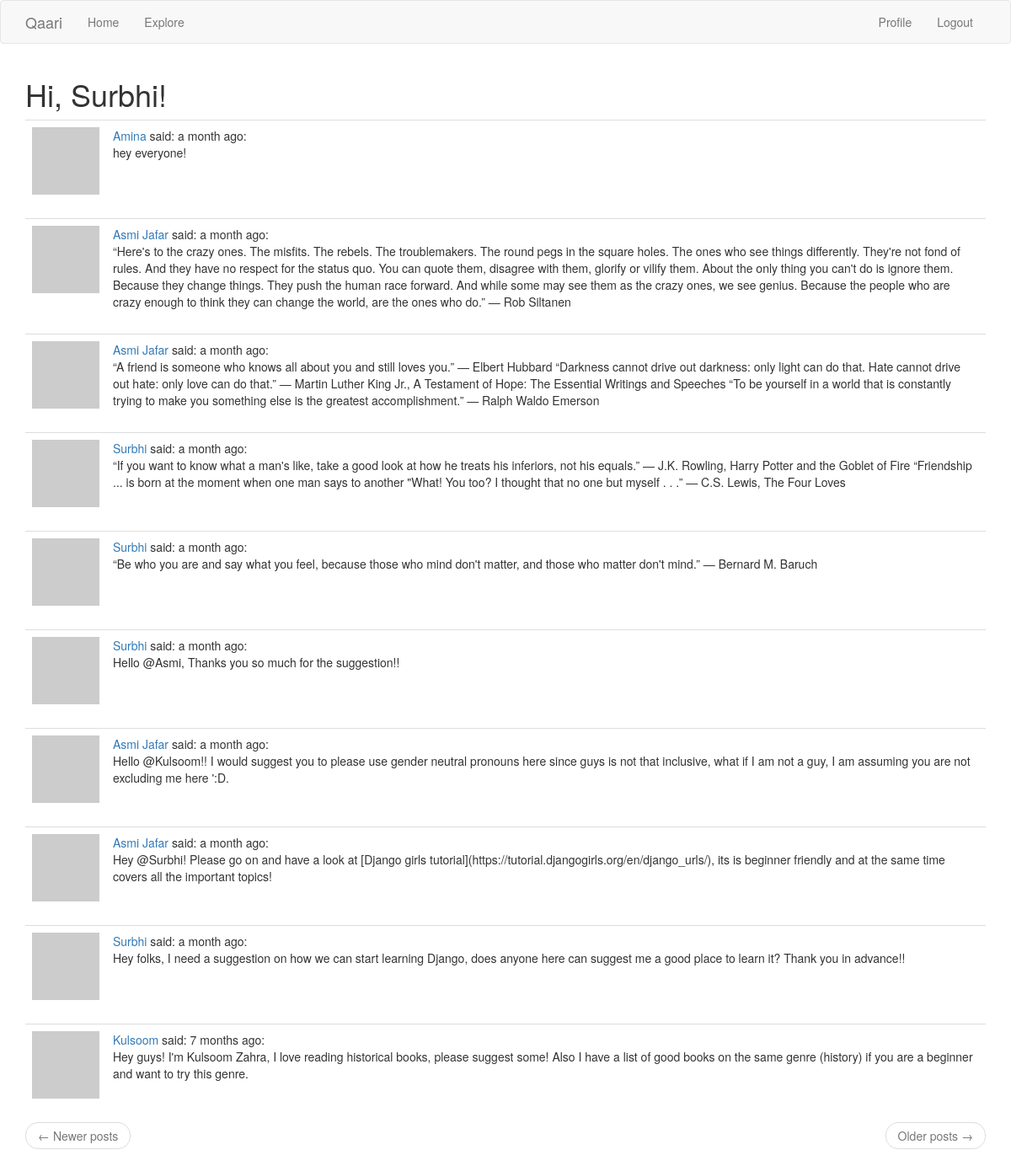
The page /explore (signed in) on the database its author committed.
### app/models.py (models this page shows, shortened)
class User(UserMixin, db.Model):
    id = db.Column(db.Integer, primary_key=True)
    username = db.Column(db.String(64), index=True, unique=True)
    email = db.Column(db.String(120), index=True, unique=True)
    password_hash = db.Column(db.String(128))
    about_me = db.Column(db.String(140))
    last_seem = db.Column(db.DateTime, default=datetime.utcnow)
    posts = db.relationship('Post', backref='author', lazy='dynamic')
    followed = db.relationship(
        'User', secondary=followers,
        primaryjoin=(followers.c.follower_id == id),
        secondaryjoin=(followers.c.followed_id == id),
        backref=db.backref('followers', lazy='dynamic'), lazy='dynamic')
    def avatar(self, size):
        digest = md5(self.email.lower().encode('utf-8')).hexdigest()
        return 'https://www.gravatar.com/avatar/{}?d=identicon&s={}'.format(
            digest, size)

class Post(db.Model):
    id = db.Column(db.Integer, primary_key=True)
    body = db.Column(db.String(140))
    timestamp = db.Column(db.DateTime, index=True, default=datetime.utcnow)
    user_id = db.Column(db.Integer, db.ForeignKey('user.id'))

### app/main/routes.py (the view)
@bp.route('/explore')
@login_required
def explore():
    page = request.args.get('page', 1, type=int)
    posts = Post.query.order_by(Post.timestamp.desc()).paginate(
        page, current_app.config['POSTS_PER_PAGE'], False)
    next_url = url_for('main.explore', page=posts.next_num) \
        if posts.has_next else None
    prev_url = url_for('main.explore', page=posts.prev_num) \
        if posts.has_prev else None
    return render_template('index.html', title=('Explore'),
                           posts=posts.items, next_url=next_url,
                           prev_url=prev_url)

### app/main/routes.py (called while the page is built)
@bp.before_app_request
def before_request():
    if current_user.is_authenticated:
        current_user.last_seen = datetime.utcnow()
        db.session.commit()

### app/models.py (called while the page is built)
@login.user_loader
def load_user(id):
    return User.query.get(int(id))

### app/templates/index.html (shortened to what this page needs)
{% extends "base.html" %}
{% import 'bootstrap/wtf.html' as wtf %}
{% block app_content %}
    <h1>Hi, {{ current_user.username }}!</h1>
    {% for post in posts %}
        {% include '_post.html' %}
    {% endfor %}
    <nav aria-label="...">
        <ul class="pager">
            <li class="previous{% if not prev_url %} disabled{% endif %}">
                <a href="{{ prev_url or '#' }}">
                    <span aria-hidden="true">&larr;</span> Newer posts
                </a>
            </li>
            <li class="next{% if not next_url %} disabled{% endif %}">
                <a href="{{ next_url or '#' }}">
                    Older posts <span aria-hidden="true">&rarr;</span>
                </a>
            </li>
        </ul>
    </nav>
{% endblock %}

### app/templates/_post.html
    <table class="table table-hover">
        <tr>
            <td width="70px">
                <a href="{{ url_for('main.user', username=post.author.username) }}">
                    <img src="{{ post.author.avatar(70) }}" />
                </a>
            </td>
            <td>
                <a href="{{ url_for('main.user', username=post.author.username) }}">
                    {{ post.author.username }}
                </a>
                said: {{ moment(post.timestamp).fromNow() }}:
                <br>
                <span id="post{{ post.id }}">{{ post.body }}</span>
            </td>
        </tr>
    </table>

### rows shown on the page
User: username "Surbhi"
Post: author.username "Amina", timestamp "a month ago", body "hey everyone!"
Post: author.username "Asmi Jafar", timestamp "a month ago", body "“Here's to the crazy ones. The misfits. The rebels. The troublemakers. The round pegs in the square holes. The ones who see things differently. They're not fond of rules. And they have no respect for the status quo. You can quote them, disagree with them, glorify or vilify them. About the only thing you can't do is ignore them. Because they change things. They push the human race forward. And while some may see them as the crazy ones, we see genius. Because the people who are crazy enough to think they can change the world, are the ones who do.” ― Rob Siltanen"
Post: author.username "Asmi Jafar", timestamp "a month ago", body "“A friend is someone who knows all about you and still loves you.” ― Elbert Hubbard “Darkness cannot drive out darkness: only light can do that. Hate cannot drive out hate: only love can do that.” ― Martin Luther King Jr., A Testament of Hope: The Essential Writings and Speeches “To be yourself in a world that is constantly trying to make you something else is the greatest accomplishment.” ― Ralph Waldo Emerson"
Post: author.username "Surbhi", timestamp "a month ago", body "“If you want to know what a man's like, take a good look at how he treats his inferiors, not his equals.” ― J.K. Rowling, Harry Potter and the Goblet of Fire “Friendship ... is born at the moment when one man says to another \"What! You too? I thought that no one but myself . . .” ― C.S. Lewis, The Four Loves"
Post: author.username "Surbhi", timestamp "a month ago", body "“Be who you are and say what you feel, because those who mind don't matter, and those who matter don't mind.” ― Bernard M. Baruch"
Post: author.username "Surbhi", timestamp "a month ago", body "Hello @Asmi, Thanks you so much for the suggestion!!"
Post: author.username "Asmi Jafar", timestamp "a month ago", body "Hello @Kulsoom!! I would suggest you to please use gender neutral pronouns here since guys is not that inclusive, what if I am not a guy, I am assuming you are not excluding me here ':D."
Post: author.username "Asmi Jafar", timestamp "a month ago", body "Hey @Surbhi! Please go on and have a look at [Django girls tutorial](https://tutorial.djangogirls.org/en/django_urls/), its is beginner friendly and at the same time covers all the important topics!"
Post: author.username "Surbhi", timestamp "a month ago", body "Hey folks, I need a suggestion on how we can start learning Django, does anyone here can suggest me a good place to learn it? Thank you in advance!!"
Post: author.username "Kulsoom", timestamp "7 months ago", body "Hey guys! I'm Kulsoom Zahra, I love reading historical books, please suggest some! Also I have a list of good books on the same genre (history) if you are a beginner and want to try this genre."
